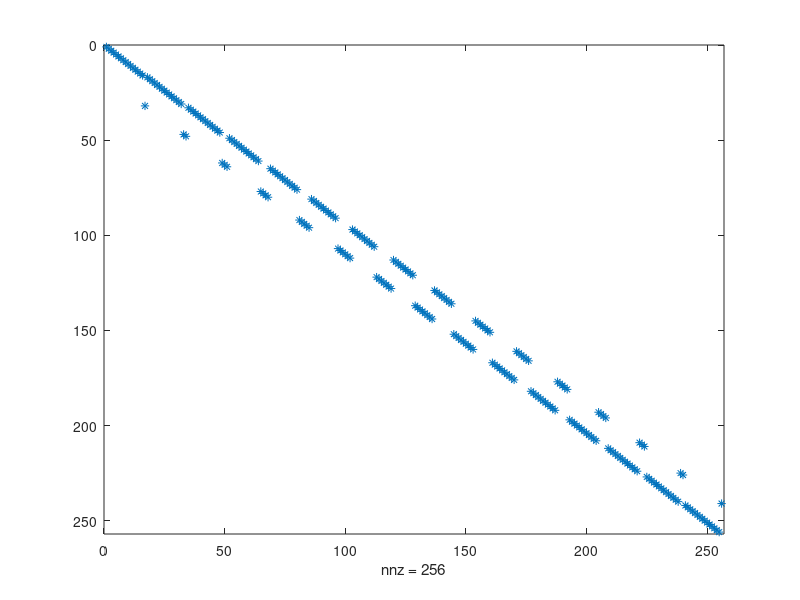

Write the MATLAB code that produced this figure. (Note: this script raises an error after producing the figure.)
N=8;
n=log2(N);
%%%
%
% cercare di mettere il filo dei data in fondo, cosi' e' in cima
%%%
x = randn(N, 1); x = x / norm(x);
y = randn(N, 1); y = y / norm(y);

S = tril(x*y')+ triu(y*x', 1); %semiseparable matrix
e0=[1;0]; e1=[0;1];
j=zeros(N, 1);
j(2)=1;
phi_init=  1/sqrt(2)*kron(e0, kron(kron(y, e0), x))+1/sqrt(2)*kron(e1, kron(kron(x, e0), y));

N2=2*N;
Z2N=zeros(N2); Z2N=diag(ones(N2-1, 1), 1); Z2N(N2, 1)=1; %upshift
Zb=eye(N*N2);
for i=1:N-1
    Zb(i*N2+1:(i+1)*N2, i*N2+1:(i+1)*N2)=Z2N^i;
end
Zbi=eye(N*N2);
for i=0:N-1
    Zbi(i*N2+1:(i+1)*N2, i*N2+1:(i+1)*N2)=(Z2N')^(N-i);
end
spy(Zb)

Zg= blkdiag(Zb, Zbi);
ZN=zeros(N); ZN=diag(ones(N-1, 1), -1); ZN(1, N)=1; % small downshift
Zs=eye(N*N2);
for i=1:N-1
    Zs(i*N2+1:(i)*N2+N, i*N2+1:(i)*N2+N)=ZN^i;
end 
Zss=kron(eye(2), Zs);
spy(Zg)
H=[1 1; 1 -1]/sqrt(2);
Hg=kron(H, kron(eye(N), kron(eye(2), eye(N))));

M=Hg*Zss*Zg;

% A=reshape(M*phi_init, N2, []);
% error= norm(A(1:N, 1:N)-S/2)
% [Ux,r]=qr(x); Ux=r(1,1)*Ux;
% [Uy,r]=qr(y); Uy=r(1, 1)*Uy;
% U1=kron(H,kron(Uy, kron(eye(2), Ux)));
% [q, r]=qr(phi_init);
% U2=q; U2=r(1,1)*U2;
In = eye(N);
K = zeros(4*N^3,N);
Kb = K;
b=rand(N, 1);
b=b/norm(b);
Sb=S*b/(sqrt(2)^(log2(N)+2));

for j = 1:N
    K(:,j) = kron(In(:, j), phi_init);
    Kb(:, j)=kron(b, phi_init);
 %    K2(:,j) = kron(kron(y, x),In(:,j));
end
% for j = 1:N
%     K(:,j) = kron( phi_init, In(:, j));
%     K2(:,j) = kron(kron(y, x),In(:,j));

% end


ZZ=diag(ones(4*N^2-1, 1), 1); ZZ(4*N^2, 1)=1;
Zus=ZZ^(2*N); %effettua lo shift di 2N posizioni in alto

ZZus=eye(4*N^3);
for i=1:N-1
    ZZus(i*4*N^2+1:(i+1)*4*N^2, i*4*N^2+1:(i+1)*4*N^2)=Zus^i;
end
BB=ZZus*kron(eye(N), M)*K;



%%%%%%%%%%%%%%%%%%%%%%%%%%%%%%%%%%%%%%%%%%%%%%%%%%%%%%%
  tot_wires = 2*n + 2;
ZZUS_circ = qclab.QCircuit(tot_wires+n )
circ=Zb_gate(n)
ZZUS_circ.push_back(circ);

ZZUS_circ.draw
mat=ZZUS_circ.matrix;

%%%%%%%%%%%%%%%%%%%%%%%%%%%%


% Look for existing figure
fig = findobj('Type', 'Figure', 'Tag', 'SpyFigure');

if isempty(fig)
    fig = figure('Tag', 'SpyFigure');
else
    figure(fig);   % bring existing figure to foreground
    clf(fig);      % clear previous content
end
subplot(1, 2, 1);
spy(ZZus);
title('Original');

subplot(1, 2, 2);
spy(mat);
title('Circuit');

norm(abs(ZZus)-abs(mat))
